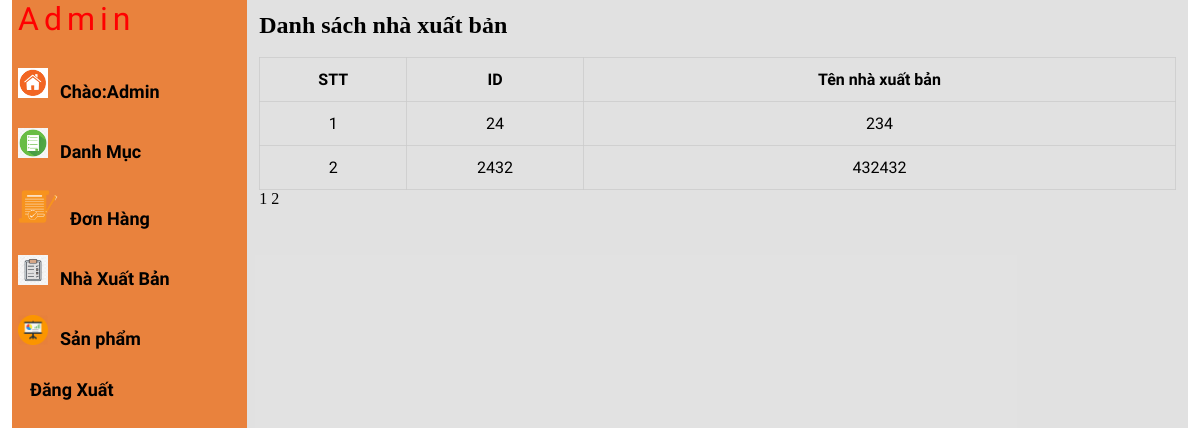
The app's page /admin/nhaxuatban_list.php, older data.
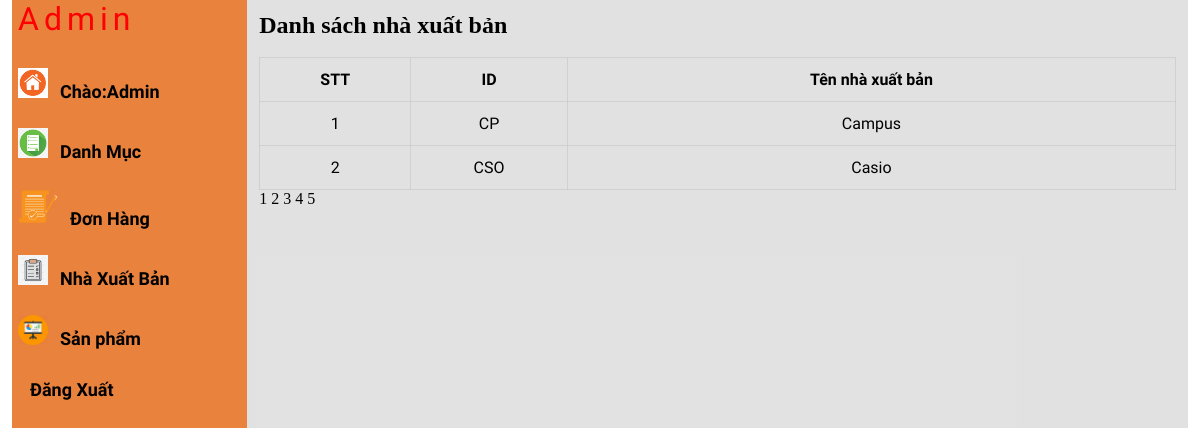
The same page, newer data.
### tables this page shows
CREATE TABLE `nha_san_xuat` (
  `ma` varchar(15) NOT NULL DEFAULT 'TL',
  `ten` varchar(200) NOT NULL
);

### admin/nhaxuatban_list.php (the view, shortened to what this page needs)
<?php
include "header.php";
include "leftside.php";
?>
<?php
        $ket_noi = mysqli_connect('localhost','root','','doan1');
        mysqli_set_charset($ket_noi,'utf8');
      $trang = 1;
$sql_so_kq =  "select count(*) from nha_san_xuat";
$mang_so_kq = mysqli_query($ket_noi,$sql_so_kq);
$ket_qua_so_kq = mysqli_fetch_array($mang_so_kq);
$so_kq = $ket_qua_so_kq['count(*)'];
$so_kq_1 = 2 ;
$so_trang =  ceil($so_kq/$so_kq_1);
$bo_qua = $so_kq_1*($trang - 1);
$sql = "select * from nha_san_xuat limit $so_kq_1 offset $bo_qua";
$ket_qua = mysqli_query($ket_noi, $sql);
        ?>
<div class="admin-content-right">
    <div class="table-content">
        <h1>Danh sách nhà xuất bản</h1><br>
        <table>
            <tr>
                <th>STT</th>
                <th>ID</th>
                <th>Tên nhà xuất bản</th>
            </tr>
           <?php $i = 0;
           foreach ($ket_qua as $tung_san_pham){
           $i = $i + 1 ; ?>
            <tr>
                <td><?php echo $i ?></td>
                <td><?php echo $tung_san_pham['ma']  ?></td>
                <td><?php echo $tung_san_pham['ten']  ?></td>
            </tr>
            <?php
            } ?>
        </table>
           <?php  for($i=1; $i<=$so_trang ; $i++) {
          ?>
          <a href="?trang=<?php echo $i ?>" style = "color: black; " >
              <?php echo $i ?>
          </a>
      <?php } ?>
    </div><?php mysqli_close($ket_noi); ?>
</div>
</section>
</body>
</html>

Row changes from the older to the newer data that the page shows:
removed nha_san_xuat: ma "24", ten "234"
removed nha_san_xuat: ma "2432", ten "432432"
added nha_san_xuat: ma "CP", ten "Campus"
added nha_san_xuat: ma "CSO", ten "Casio"
Text that changed along with them:
new list line: "3"
new list line: "4"
new list line: "5"
